Frame 1 (no input): blank canvas, image omitted
Frame 60 (no input): blank canvas, image omitted
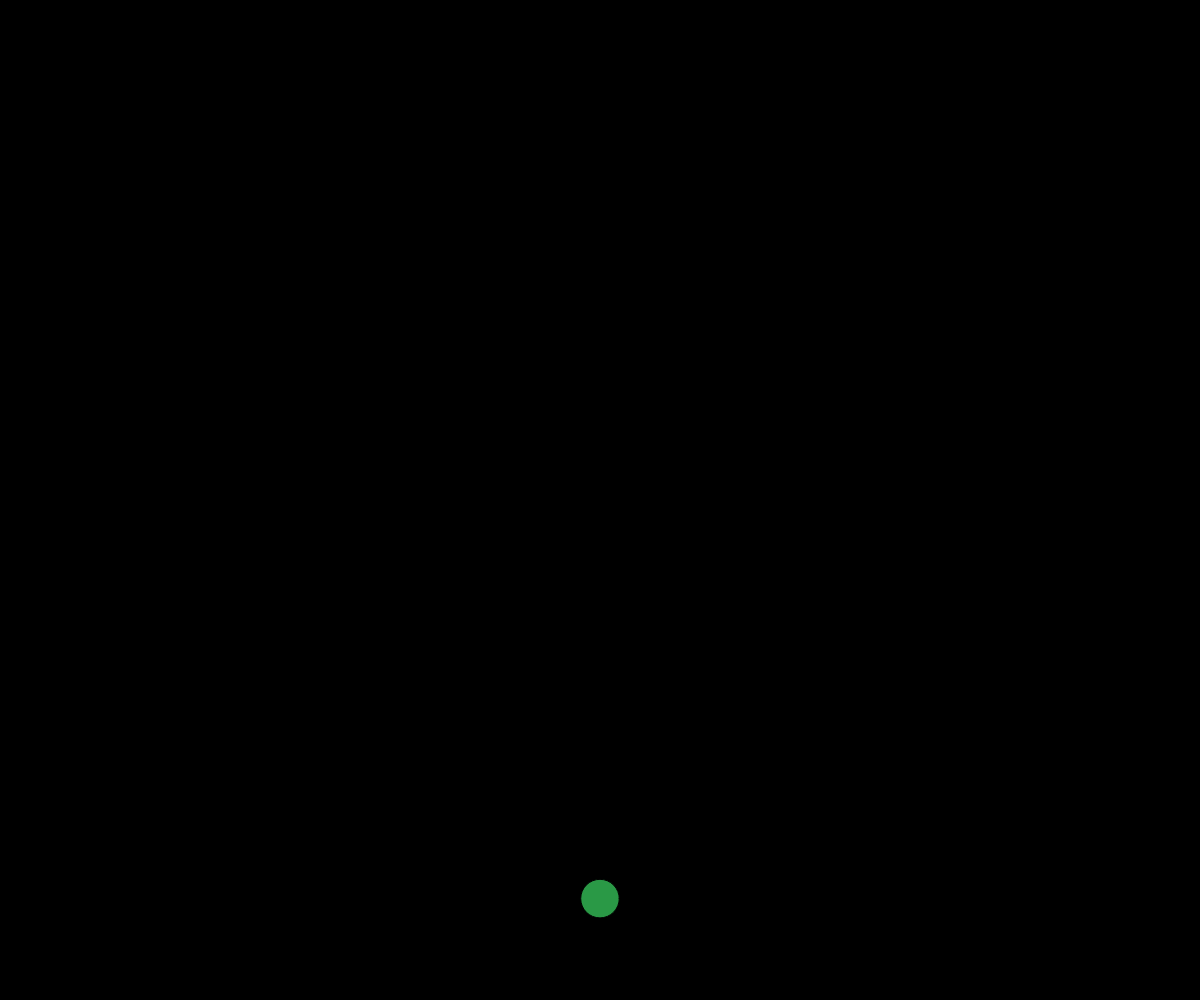
Frame 120 (the mouse pressed at the canvas centre since frame 60)

The p5.js sketch whose frames 1 and 60 were blank and that drew this single picture after the mouse press (run headless with seeded random() and noise() and a simulated clock; from frame 60 on, the mouse is pressed at the canvas centre):

// p5.js sketch
// ── sketch.js
// array and objects demo

let shapes = [];

function preload(){ 
}

function setup(){
  createCanvas(windowWidth, windowHeight);
}

function draw(){
  background(0);
  for (let i = 0; i < shapes.length; i++){
    shapes[i].y += shapes[i].dy;
    fill(shapes[i].color);
    ellipse(shapes[i].x, shapes[i].y, shapes[i].radius, shapes[i].radius)
  }
}


function mousePressed(){
  let someShape = {
    x: mouseX,
    y: mouseY,
    radius: random(10,50),
    color: color(random(255), random(255), random(255), random(255)),
    dy: random(1, 20),
  };

  shapes.push(someShape);
}
